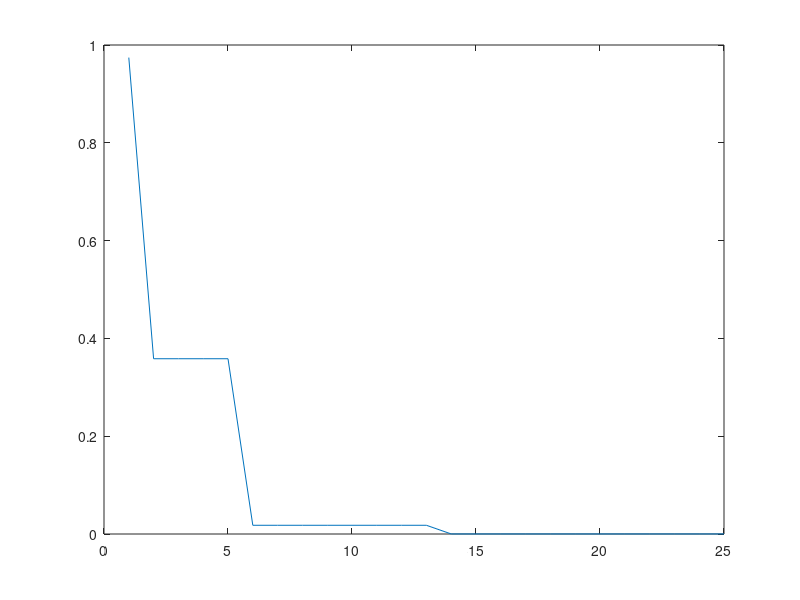
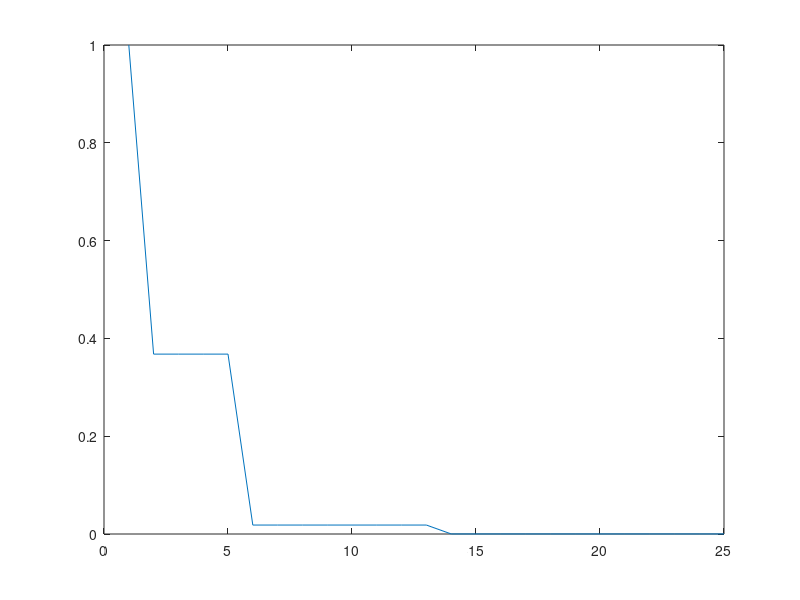

MATLAB code to generate these figures, in order:
close all;

% testing the shape of the activation function. logistic
L=1; % maximum
k=.25; % curve steepness, also determines how low is the initial start
% b=1;
b=2/3;
a=1.7159;
% a = 1;
d = 2;
sigma2 = .5;
v = 1;

maxDist = 100;
steps = 1;
maxDist_weights = 0.15;
minDist_weights = .00001;

% x = 0:steps:maxDist;
x = [0,repelem(1,4),repelem(2,8),repelem(3,12)];
% xaxis = 0:steps:maxDist;

% xlog = log(v./((d*x.^2)./d));
% xlog = 1./((d*(x.^2))./d);

% plot(-x,xlog)

% acts = L ./ (1 + exp(-k * xlog));
% acts = tanh(xlog);
% acts = a.*tanh(b.*x);

mse_max = sum(repelem(maxDist_weights,d).^2) / d;
mse_min = sum(repelem(minDist_weights,d).^2) / d;


acts_min = (1-a*tanh(b*mse_max))*exp(-(x.^2) / (2*sigma2));
acts_max = (1-a*tanh(b*mse_min))*exp(-(x.^2) / (2*sigma2));
acts_min_total = sum(acts_min);
acts_max_total = sum(acts_max);

figure
plot(acts_min)

figure
plot(acts_max)

% note, however, that the weights aren't updated linearly. Rather, they
% also travel along and exp() curve. 

% the total change will be approximately the difference between acts max
% and acts min
changeTot = acts_max_total - acts_min_total;

% so, we want that change to occur over the course of about 60 trials
% although there are a total of 72 trials, if saturation doesn't occur
% until the very end of the second half, it'llbe easier to preserve the
% performance of the lesioned networks durign the low ambiguity condition,
% during which they're still seeing many features
eta = changeTot / 40

% that eta happens ~20 times per fixation
% but, need to account for the fact that all 6 simple features aren't seen on every
% trial, and that 4 grids need to be saturated
eta_use = (eta /( 20))*24

